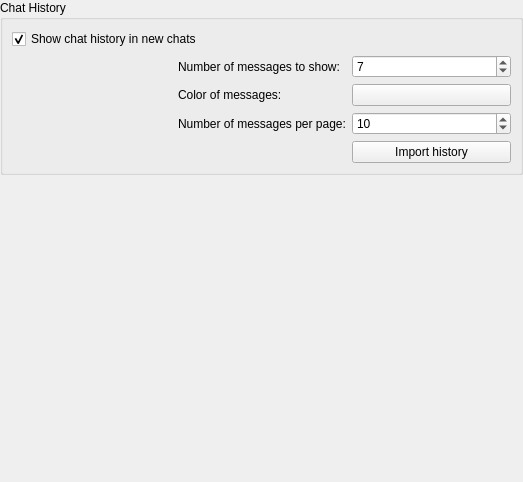
<?xml version="1.0" encoding="UTF-8"?>
<ui version="4.0">
 <author>Olivier Goffart</author>
 <class>History2PrefsUI</class>
 <widget class="QWidget" name="History2PrefsUI">
  <property name="geometry">
   <rect>
    <x>0</x>
    <y>0</y>
    <width>523</width>
    <height>482</height>
   </rect>
  </property>
  <layout class="QVBoxLayout">
   <property name="spacing">
    <number>6</number>
   </property>
   <property name="margin">
    <number>0</number>
   </property>
   <item>
    <widget class="QGroupBox" name="groupBox">
     <property name="title">
      <string>Chat History</string>
     </property>
     <layout class="QGridLayout">
      <property name="margin">
       <number>9</number>
      </property>
      <property name="spacing">
       <number>6</number>
      </property>
      <item row="1" column="2">
       <widget class="KIntSpinBox" name="Number_Auto_chatwindow">
        <property name="whatsThis">
         <string>This is the number of messages that will be added automatically in the chat window when opening a new chat.</string>
        </property>
        <property name="minimum">
         <number>1</number>
        </property>
        <property name="maximum">
         <number>32768</number>
        </property>
        <property name="value">
         <number>7</number>
        </property>
       </widget>
      </item>
      <item row="2" column="1">
       <widget class="QLabel" name="colorLabel">
        <property name="whatsThis">
         <string>Color of history messages in the chat window</string>
        </property>
        <property name="text">
         <string>Color of messages:</string>
        </property>
        <property name="buddy">
         <cstring>History_color</cstring>
        </property>
       </widget>
      </item>
      <item row="0" column="0" colspan="3">
       <widget class="QCheckBox" name="chkShowPrevious">
        <property name="whatsThis">
         <string>When a new chat is opened, automatically add the last few messages between you and that contact.</string>
        </property>
        <property name="text">
         <string>Show chat history in new chats</string>
        </property>
        <property name="checked">
         <bool>true</bool>
        </property>
       </widget>
      </item>
      <item row="2" column="0">
       <spacer>
        <property name="orientation">
         <enum>Qt::Horizontal</enum>
        </property>
        <property name="sizeType">
         <enum>QSizePolicy::Fixed</enum>
        </property>
        <property name="sizeHint" stdset="0">
         <size>
          <width>16</width>
          <height>20</height>
         </size>
        </property>
       </spacer>
      </item>
      <item row="3" column="1">
       <widget class="QLabel" name="lblNoLinesPerPage">
        <property name="whatsThis">
         <string>The number of messages that are shown when browsing history in the chat window</string>
        </property>
        <property name="text">
         <string>Number of messages per page:</string>
        </property>
       </widget>
      </item>
      <item row="1" column="1">
       <widget class="QLabel" name="numberLabel">
        <property name="whatsThis">
         <string>This is the number of messages that will be added automatically in the chat window when opening a new chat.</string>
        </property>
        <property name="text">
         <string>Number of messages to show:</string>
        </property>
        <property name="buddy">
         <cstring>Number_Auto_chatwindow</cstring>
        </property>
       </widget>
      </item>
      <item row="2" column="2">
       <widget class="KColorButton" name="History_color">
        <property name="whatsThis">
         <string>Color of history messages in the chat window</string>
        </property>
        <property name="text">
         <string/>
        </property>
        <property name="color">
         <color>
          <red>170</red>
          <green>170</green>
          <blue>127</blue>
         </color>
        </property>
       </widget>
      </item>
      <item row="3" column="2">
       <widget class="KIntSpinBox" name="Number_ChatWindow">
        <property name="whatsThis">
         <string>The number of message that are shown when borwsing history in the chat window</string>
        </property>
        <property name="minimum">
         <number>1</number>
        </property>
        <property name="maximum">
         <number>32768</number>
        </property>
        <property name="value">
         <number>10</number>
        </property>
       </widget>
      </item>
      <item row="4" column="2">
       <widget class="QPushButton" name="import2">
        <property name="whatsThis">
         <string>Import history from other kopete history plugin, pidgin,..</string>
        </property>
        <property name="text">
         <string>Import history</string>
        </property>
       </widget>
      </item>
     </layout>
    </widget>
   </item>
   <item>
    <spacer>
     <property name="orientation">
      <enum>Qt::Vertical</enum>
     </property>
     <property name="sizeType">
      <enum>QSizePolicy::Expanding</enum>
     </property>
     <property name="sizeHint" stdset="0">
      <size>
       <width>341</width>
       <height>16</height>
      </size>
     </property>
    </spacer>
   </item>
  </layout>
 </widget>
 <customwidgets>
  <customwidget>
   <class>KColorButton</class>
   <extends>QPushButton</extends>
   <header>kcolorbutton.h</header>
  </customwidget>
  <customwidget>
   <class>KIntSpinBox</class>
   <extends>QSpinBox</extends>
   <header>knuminput.h</header>
  </customwidget>
 </customwidgets>
 <tabstops>
  <tabstop>chkShowPrevious</tabstop>
  <tabstop>Number_Auto_chatwindow</tabstop>
  <tabstop>History_color</tabstop>
 </tabstops>
 <resources/>
 <connections>
  <connection>
   <sender>chkShowPrevious</sender>
   <signal>toggled(bool)</signal>
   <receiver>numberLabel</receiver>
   <slot>setEnabled(bool)</slot>
   <hints>
    <hint type="sourcelabel">
     <x>88</x>
     <y>46</y>
    </hint>
    <hint type="destinationlabel">
     <x>88</x>
     <y>65</y>
    </hint>
   </hints>
  </connection>
  <connection>
   <sender>chkShowPrevious</sender>
   <signal>toggled(bool)</signal>
   <receiver>Number_Auto_chatwindow</receiver>
   <slot>setEnabled(bool)</slot>
   <hints>
    <hint type="sourcelabel">
     <x>379</x>
     <y>48</y>
    </hint>
    <hint type="destinationlabel">
     <x>379</x>
     <y>70</y>
    </hint>
   </hints>
  </connection>
  <connection>
   <sender>chkShowPrevious</sender>
   <signal>toggled(bool)</signal>
   <receiver>colorLabel</receiver>
   <slot>setEnabled(bool)</slot>
   <hints>
    <hint type="sourcelabel">
     <x>140</x>
     <y>50</y>
    </hint>
    <hint type="destinationlabel">
     <x>120</x>
     <y>102</y>
    </hint>
   </hints>
  </connection>
  <connection>
   <sender>chkShowPrevious</sender>
   <signal>toggled(bool)</signal>
   <receiver>History_color</receiver>
   <slot>setEnabled(bool)</slot>
   <hints>
    <hint type="sourcelabel">
     <x>409</x>
     <y>50</y>
    </hint>
    <hint type="destinationlabel">
     <x>442</x>
     <y>100</y>
    </hint>
   </hints>
  </connection>
  <connection>
   <sender>chkShowPrevious</sender>
   <signal>toggled(bool)</signal>
   <receiver>lblNoLinesPerPage</receiver>
   <slot>setEnabled(bool)</slot>
   <hints>
    <hint type="sourcelabel">
     <x>208</x>
     <y>52</y>
    </hint>
    <hint type="destinationlabel">
     <x>191</x>
     <y>128</y>
    </hint>
   </hints>
  </connection>
  <connection>
   <sender>chkShowPrevious</sender>
   <signal>toggled(bool)</signal>
   <receiver>Number_ChatWindow</receiver>
   <slot>setEnabled(bool)</slot>
   <hints>
    <hint type="sourcelabel">
     <x>320</x>
     <y>46</y>
    </hint>
    <hint type="destinationlabel">
     <x>330</x>
     <y>132</y>
    </hint>
   </hints>
  </connection>
 </connections>
</ui>
